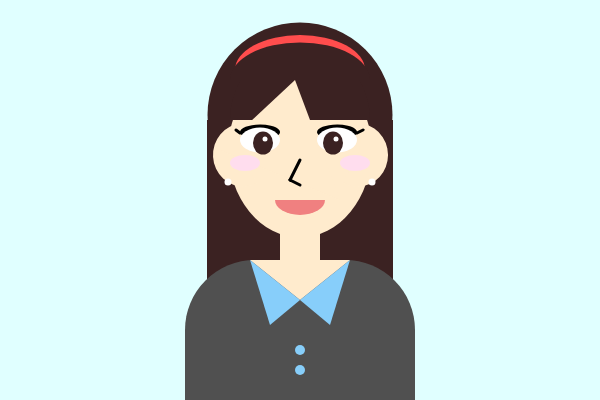
Frame 1 (no input)
Frame 60 (no input): identical to frame 1, image omitted
Frame 120 (the mouse pressed at the canvas centre since frame 60): identical to frame 1, image omitted

The p5.js sketch that drew this single still picture (run headless with seeded random() and noise() and a simulated clock; from frame 60 on, the mouse is pressed at the canvas centre):

// p5.js sketch
// ── sketch.js
function setup() { 
  createCanvas(600, 400); 
} 

function draw() { 
  background(224, 255, 255); 
  
  noStroke(); 
  fill(59, 34, 34); 
  circle(300, 115, 185); 
  rect(207, 120, 90, 190); 
  rect(308, 120, 85, 190); 
  
  fill(255, 235, 205); 
  ellipse(300, 150, 143, 175); 
  rect(280, 180, 40, 80); 
  arc(243, 155, 60, 63, radians(65), radians(260)); 
  arc(358, 155, 60, 63, radians(280), radians(120)); 
  
  noStroke(); 
  fill(59, 34, 34); 
  arc(300, 120, 140, 150, radians(180), radians(360)); 
  
  fill(255, 235, 205); 
  triangle(295, 80, 220, 150, 340, 200); 
  
  fill(0); 
  arc(260, 132, 40, 15, radians(150), radians(370)); 
  arc(337, 132, 40, 15, radians(150), radians(370)); 
  
  fill(255); 
  ellipse(260, 140, 40, 25); 
  ellipse(337, 140, 40, 25); 
  
  fill(59, 34, 34); 
  ellipse(263, 143, 20, 23); 
  ellipse(333, 143, 20, 23); 
  
  fill(255); 
  ellipse(265, 139, 5, 5); 
  ellipse(336, 139, 5, 5); 
  
  fill(240, 128, 128); 
  arc(300, 200, 50, 30, radians(360), radians(180)); 
  
  fill(80); 
  square(185, 260, 230, 70); 
  
  fill(135, 206, 250); 
  ellipse(300, 350, 10, 10); 
  ellipse(300, 370, 10, 10); 
  
  fill(255, 235, 205); 
  triangle(350, 260, 250, 260, 300, 300); 
  
  fill(255, 221, 238); 
  ellipse(245, 163, 30, 16); 
  ellipse(355, 163, 30, 16); 
  
  noStroke(); 
  fill(135, 206, 250); 
  triangle(270, 325, 250, 260, 300, 300); 
  triangle(330, 325, 350, 260, 300, 300); 
  
  stroke(0); 
  strokeWeight(3); 
  line(300, 160, 290, 180); 
  line(290, 180, 300, 185); 
  line(240, 133, 236, 130); 
  line(357, 133, 363, 130); 
  
  noStroke(); 
  fill(255); 
  circle(228, 182, 7); 
  circle(372, 182, 7); 
  
  fill(255, 77, 77); 
  arc(300, 70, 130, 70, radians(180), radians(360)); 
  
  fill(59, 34, 34); 
  arc(300, 80, 140, 75, radians(180), radians(360)); 

}
